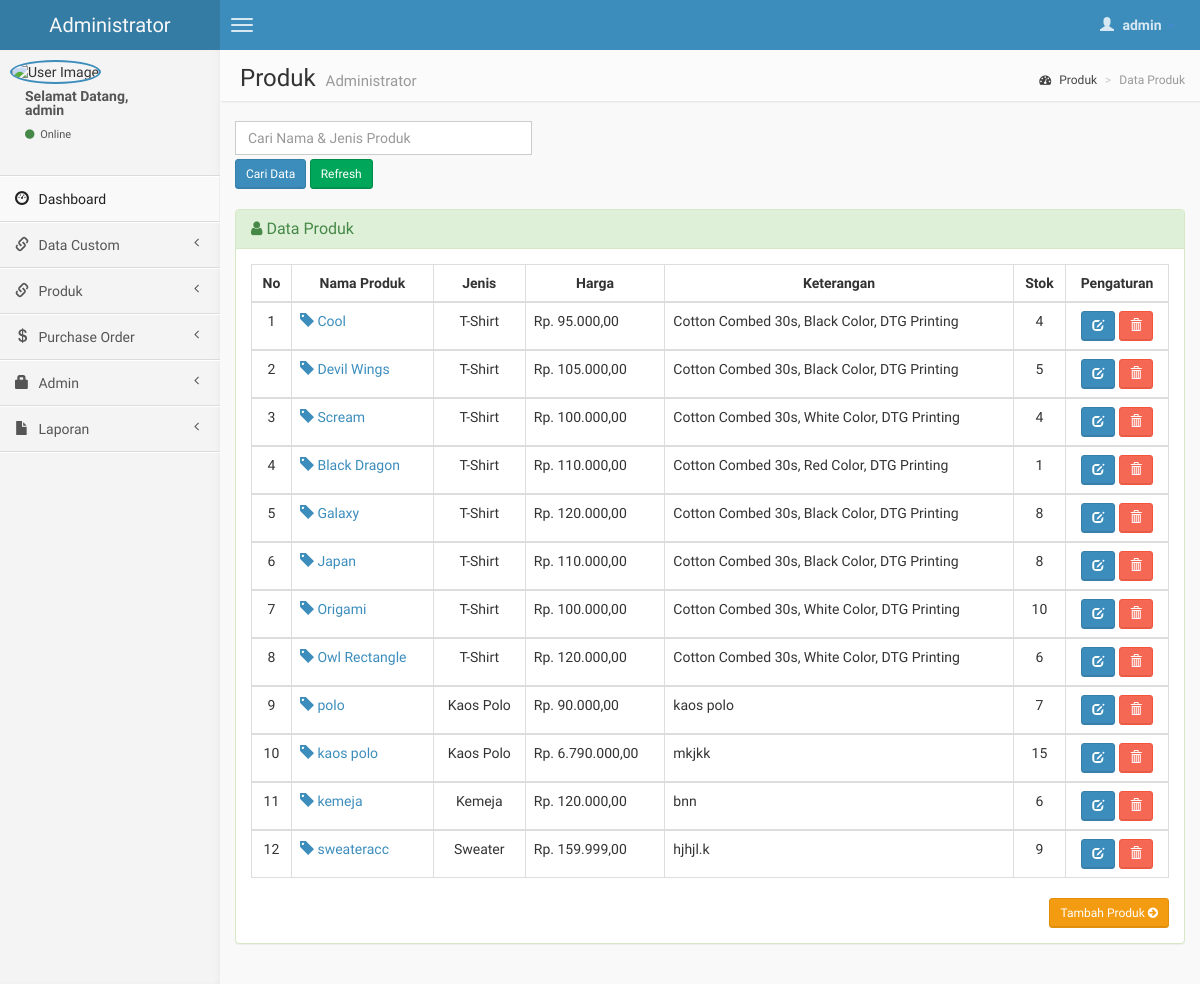
/admin/produk.php (signed in), run on an earlier commit of the app's database.
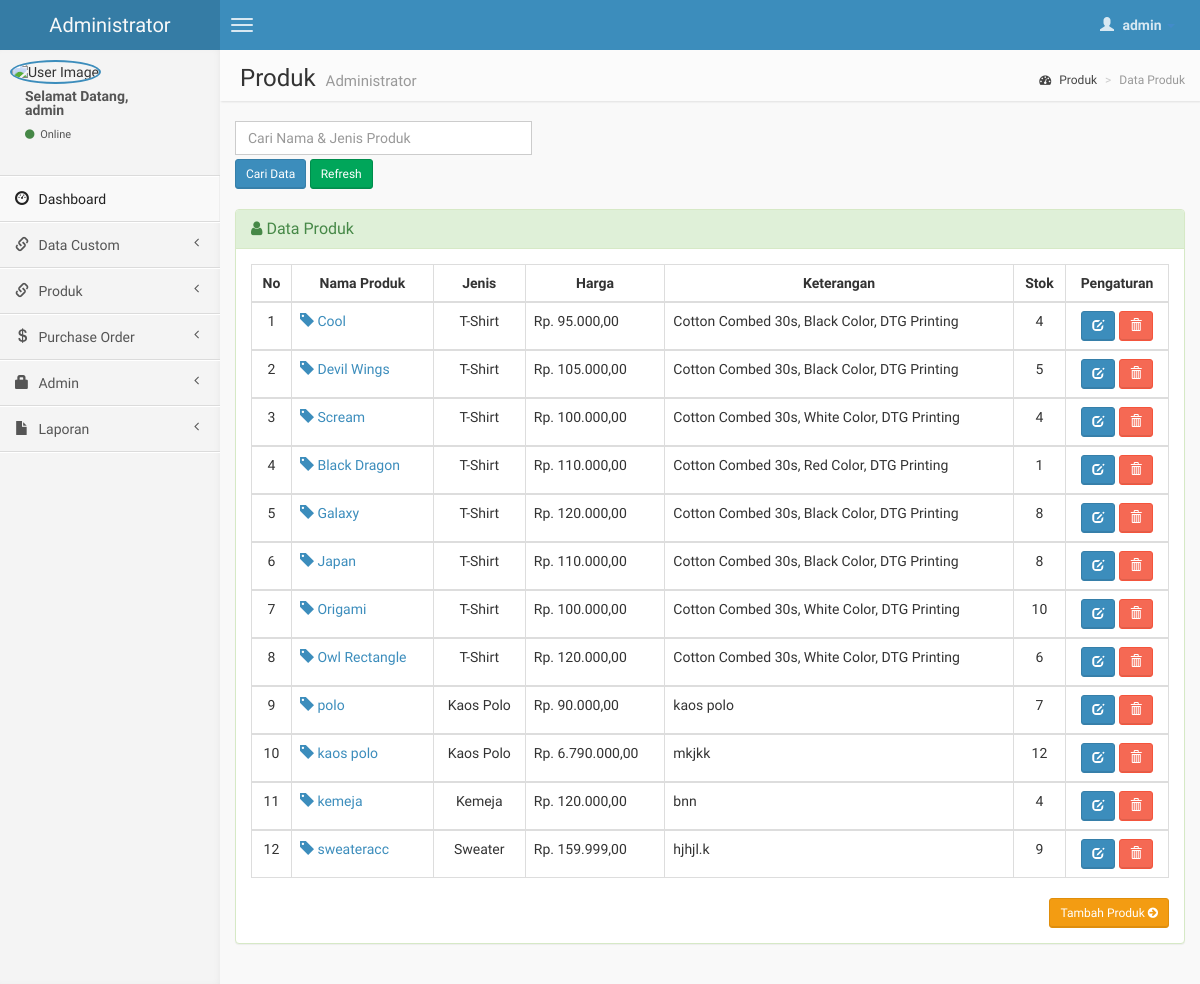
And on a later commit of the database.
### tables this page shows
CREATE TABLE `produk` (
  `kode` int(10) NOT NULL,
  `nama` varchar(30) NOT NULL,
  `jenis` varchar(10) NOT NULL,
  `size` varchar(20) NOT NULL,
  `color` varchar(20) NOT NULL,
  `harga` int(10) NOT NULL,
  `keterangan` varchar(100) NOT NULL,
  `stok` int(3) NOT NULL,
  `gambar` varchar(40) NOT NULL
);

### admin/produk.php (the view, shortened to what the changed rows need)
<?php include('header.php'); ?>
    <body class="skin-blue">
        <div class="wrapper row-offcanvas row-offcanvas-left">
            <aside class="right-side">
                <section class="content-header">
                    <h1>
                        Produk
                        <small>Administrator</small>
                    </h1>
                </section>
                <section class="content">
                    <br />
                    <div class="row">
                        <div class="col-lg-12">
                    <div class="panel panel-success">
                        <div class="panel-body">
                    <?php
                    $query1="select * from produk";
                    $tampil=mysqli_query($koneksi, $query1) or die(mysqli_error());
                    ?>
                  <table id="example" class="table table-hover table-bordered">
                  <thead>
                      <tr>
                        <th><center>No </center></th>
                        <th><center>Nama Produk </i></center></th>
                        <th><center>Jenis </center></th>
                        <th><center>Harga </center></th>
                        <th><center>Keterangan </center></th>
                        <th><center>Stok </center></th>
                        <th><center>Pengaturan</center></th>
                      </tr>
                  </thead>
                     <?php
                     $no=0;
                     while($data=mysqli_fetch_array($tampil))
                    { $no++; ?>
                    <tbody>
                    <tr>
                    <td><center><?php echo $no; ?></center></td>
                    <td><a href="detail-produk.php?hal=edit&kd=<?php echo $data['kode'];?>"><span class="glyphicon glyphicon-tag"></span> <?php echo $data['nama'];?></td>
                    <td><center><?php echo $data['jenis'];?></center></td>
                    <td>Rp. <?php echo number_format($data['harga'],2,",",".");?></td>
                    <td><?php echo $data['keterangan']; ?></td>
                    <td><center><?php echo $data['stok']; ?></center></td>
                    <td><center><div id="thanks"><a class="btn btn-sm btn-primary" data-placement="bottom" data-toggle="tooltip" title="Edit Produk" href="edit-produk.php?hal=edit&kode=<?php echo $data['kode'];?>"><span class="glyphicon glyphicon-edit"></span></a>
                    <a onclick="return confirm ('Yakin hapus <?php echo $data['nama'];?>.?');" class="btn btn-sm btn-danger tooltips" data-placement="bottom" data-toggle="tooltip" title="Hapus Produk" href="produk.php?hal=hapus&kd=<?php echo $data['kode'];?>"><span class="glyphicon glyphicon-trash"></a></center></td></tr></div>
                 <?php
              }
              ?>
                   </tbody>
<?php include('footer.php'); ?>

What changed in the data, as far as the page shows it:
changed produk "mkjkk": stok "15" → "12"
changed produk "kemeja": stok "6" → "4"
